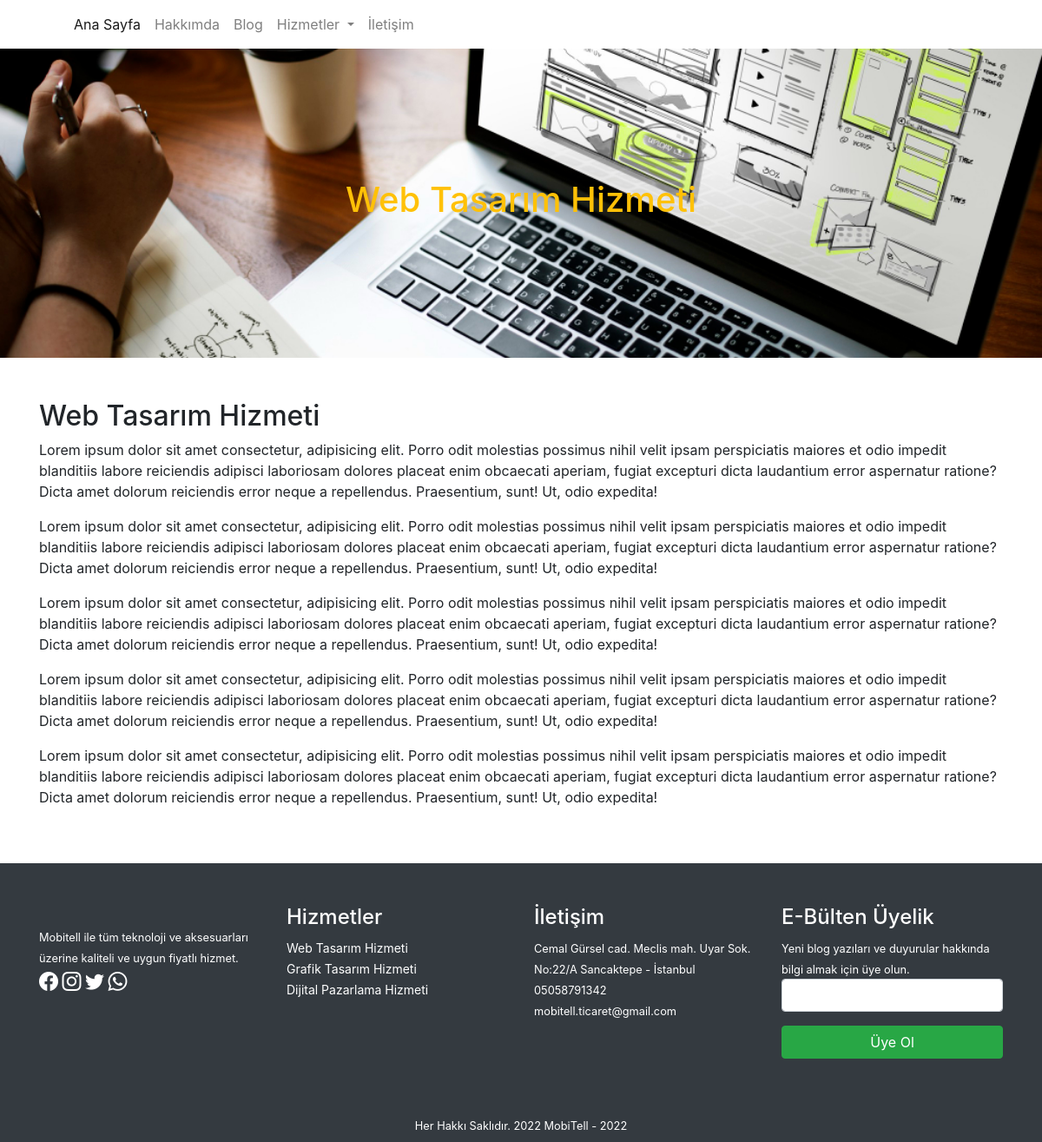
The app's page /samplepage.php?id=1, older data.
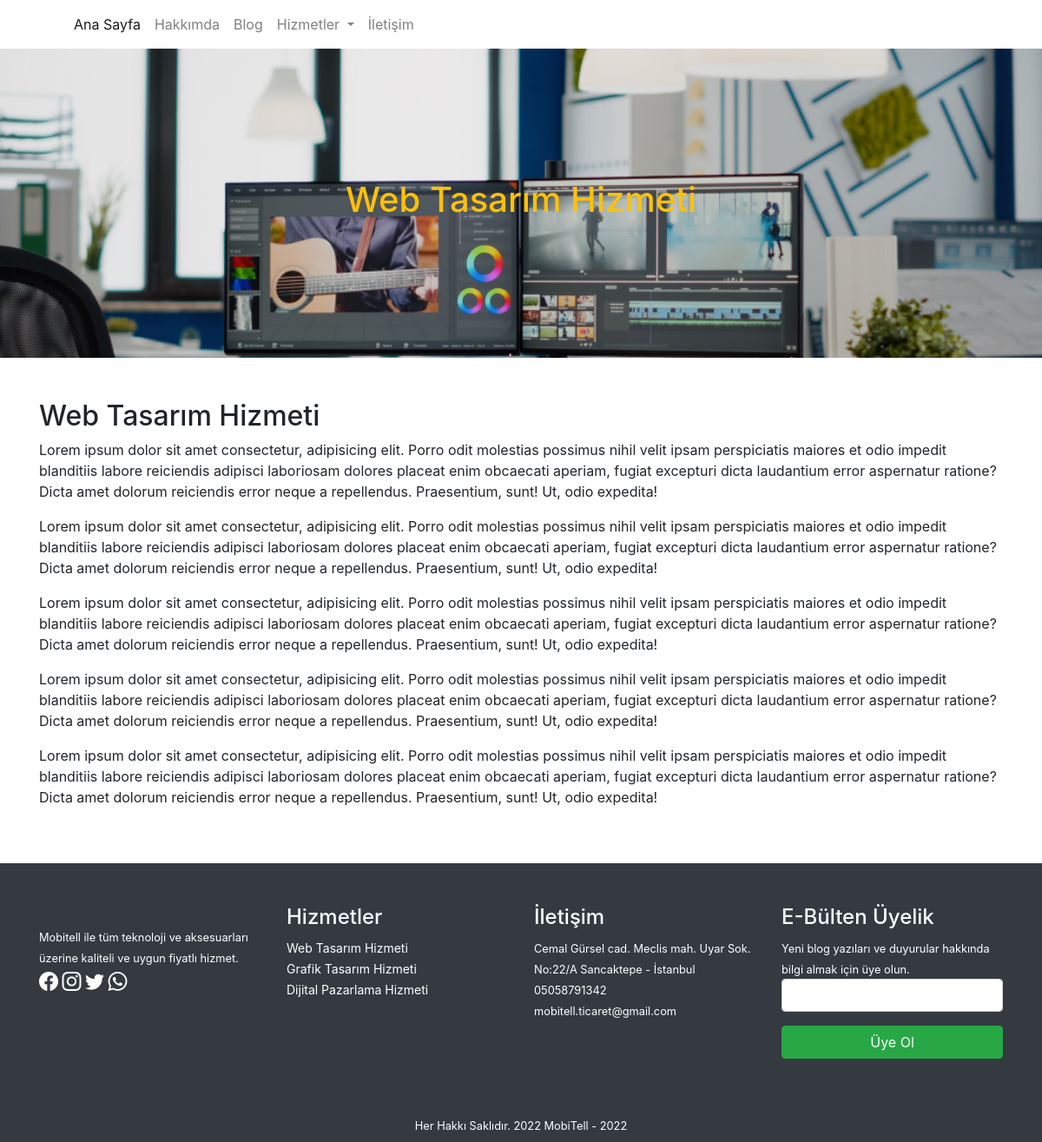
The same page, newer data.
### tables this page shows
CREATE TABLE `sayfalar` (
  `id` int(11) NOT NULL,
  `baslik` varchar(60) NOT NULL,
  `icerik` text NOT NULL,
  `meta` varchar(160) NOT NULL,
  `foto` varchar(100) NOT NULL,
  `durum` varchar(11) NOT NULL,
  `fotoalt` varchar(60) NOT NULL,
  `seotitle` varchar(60) NOT NULL,
  `tarih` varchar(11) NOT NULL,
  `sayfaturu` varchar(15) NOT NULL,
  `kategori` varchar(30) NOT NULL
);

### samplepage.php (the view)
<?php require_once('header.php'); ?>
<?php
$id = $_GET['id'];
$sorgu_hizmetpage = $db->prepare('select * from sayfalar where id=?');
$sorgu_hizmetpage->execute(array($id));
$satir_hizmetpage = $sorgu_hizmetpage->fetch();
?>
<section id="sampleBanner" class="py-15" style="background-image: url('<?php echo substr($satir_hizmetpage['foto'], 3); ?>');">
    <div class="container-fluid">
        <div class="row">
            <div class="col-12 text-center">
                <h1 class="text-warning"><?php echo $satir_hizmetpage['baslik']; ?></h1>
            </div>
        </div>
    </div>
</section>
<section id="content" class="py-5">
    <div class="container">
        <div class="row">
            <div class="col-12">
                <h2><?php echo $satir_hizmetpage['baslik']; ?></h2>
                <?php echo $satir_hizmetpage['icerik']; ?>
            </div>
        </div>
    </div>
</section>
<?php require_once('footer.php'); ?>

### footer.php (shortened to what this page needs)
<footer id="footer" class="bg-dark text-white">
  <div class="container">
    <div class="row py-5">
      <div class="col-md-3">
        <img src="<?php echo substr($logo, 3); ?>" alt=""><br>
        <small><?php echo $satir['tanitim']; ?></small> <br>
        <a href="<?php echo $satir['facebook']; ?>" target="_blank" style="font-size:22px;"><i class="bi bi-facebook"></i></a>
        <a href="<?php echo $satir['instagram']; ?>" target="_blank" style="font-size:22px;"><i class="bi bi-instagram"></i></a>
        <a href="<?php echo $satir['twitter']; ?>" target="_blank" style="font-size:22px;"><i class="bi bi-twitter"></i></a>
        <a href="<?php echo $satir['whatsapp']; ?>" target="_blank" style="font-size:22px;"><i class="bi bi-whatsapp"></i></a>
      </div>
      <div class="col-md-3">
        <h4>Hizmetler</h4>
        <?php
        $sorgu2 = $db->prepare("select * from sayfalar where sayfaturu = 'altsayfa' order by baslik desc");
        $sorgu2->execute();
        if ($sorgu2->rowCount()) {
          foreach ($sorgu2 as $satir2) {
            echo '<a href="samplepage.php?id=' . $satir2['id'] . '" style="font-size:14px;">' . $satir2['baslik'] . '</a><br>';
          }
        }
        ?>
      </div>
      <div class="col-md-3">
        <h4>İletişim</h4>
        <small><?php echo $satir['adres']; ?></small> <br>
        <small><?php echo $satir['telefon']; ?></small> <br>
        <small><?php echo $satir['email']; ?></small>
      </div>
      <div class="col-md-3">
        <h4>E-Bülten Üyelik</h4>
        <small>Yeni blog yazıları ve duyurular hakkında bilgi almak için üye olun.</small>
        <form method="post">
          <div class="form-group">
            <input type="email" name="ebulten" class="form-control">
          </div>
          <div class="form-group">
            <button type="submit" class="btn btn-success w-100" name="uyeolbuton">Üye Ol</button>
          </div>
        </form>
      </div>
    </div>
    <div class="row pb-2">
      <div class="col-12 text-white text-center">
        <small>
          <?php echo $satir['copy'] . ' - ' . date('Y'); ?>
        </small>
      </div>
    </div>
  </div>
</footer>
</body>
</html>

Row changes from the older to the newer data that the page shows:
changed sayfalar "Web Tasarım Hizmeti": foto: a different picture
